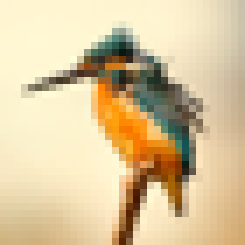
#> input picture data/images/kingfisher_resized.png, 35 x 35 px, found by its file name (shown 7 times larger)
$ jupyter execute sandbox_conv.ipynb
#> lines starting #> are read from the running program, lines starting #| are printed output that depends on the picture
# Conv & Orientation Filters

[cell 1]
import itertools, cv2
import numpy as np
import matplotlib.pyplot as plt
import PIL.Image, math

---

### FILTERS

[cell 2]
def grad_filter(deg, samples, min=-1, max=1):
    gradient = np.linspace(min, max, samples)
    X, Y = np.meshgrid(gradient, gradient)

    rad = np.deg2rad(deg)

    grad = np.cos(rad) * X + np.sin(rad) * Y
    return grad

[cell 3]
def sobel_filter(switch=False):
    sobel = np.array([[-1, 0, 1],
                      [-2, 0, 2],
                      [-1, 0, 1]])

    if switch == True: sobel = sobel.T

    return sobel

[cell 4]
def gabor_filter(sigma_x, sigma_y, deg, samples=20, k=2, min=-5, max=5):
    gradient = np.linspace(min, max, samples)
    X, Y = np.meshgrid(gradient, gradient)

    rad = np.deg2rad(deg)
    X = X * np.cos(rad) - Y * np.sin(rad)
    Y = X * np.sin(rad) + Y * np.cos(rad)

    C = 1 / (2 * math.pi * sigma_x * sigma_y)
    z = C * np.exp(-(X**2) / (2 * sigma_x**2) - (Y**2) / (2 * sigma_y**2))
    gabor = np.cos(X * k) * z
    return gabor

[cell 5]
def convolve(image, kernel):
    h, w = image.shape
    step = kernel.shape[0]
    pad_img = np.pad(image, pad_width=step//2, mode='edge')
    features = np.array([[np.sum(pad_img[j:j+step, i:i+step] * kernel) for i in range(w)] for j in range(h)])
    return features

[cell 6]
n = 72
row = 8
col = int(n/row)
step = int(360/n)

sigma_x = 1
sigma_y = 2

plt.figure(figsize=(18,16))
for i in range(n):
    # kernel = grad_filter(i*step, 5)
    kernel = gabor_filter(sigma_x, sigma_y, i*step)
    plt.subplot(row,col,i+1)
    plt.imshow(kernel, cmap='gray')
    plt.title('Angle: ' + str(i*step))
    plt.axis('off')

plt.tight_layout()
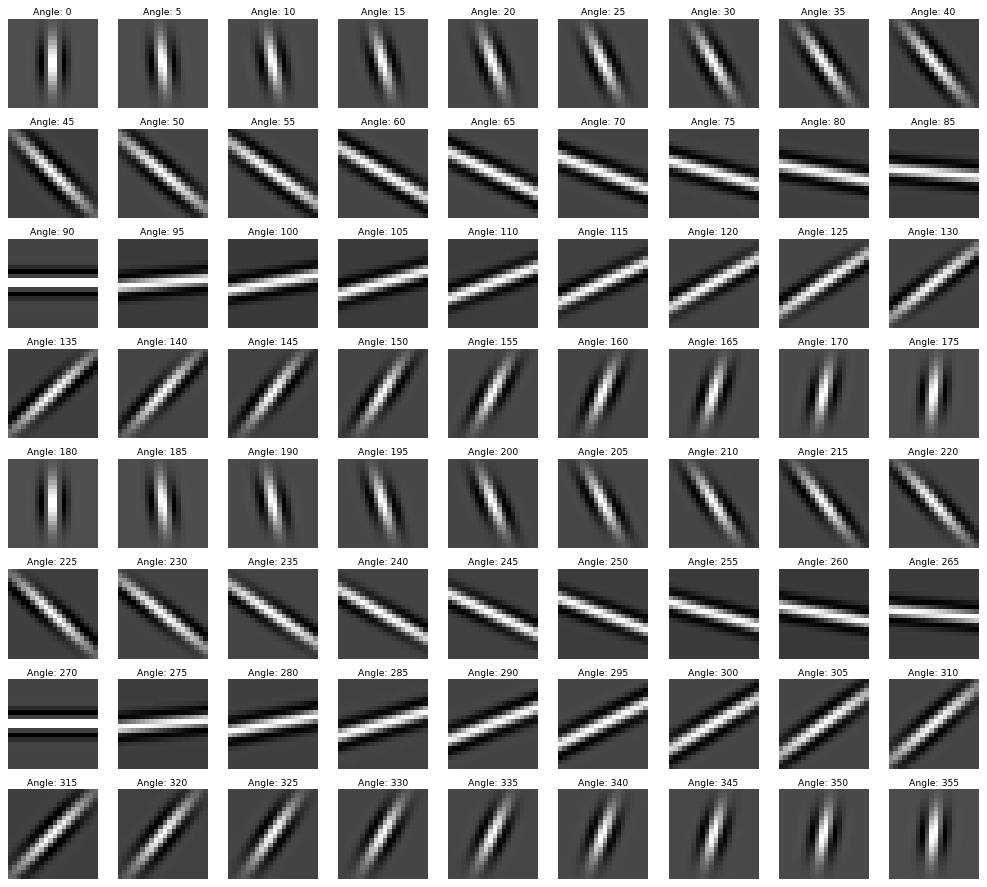
#> figure drawn by matplotlib, 72 panels

---

### ACTIVATIONS

[cell 7]
FILENAME = "../data/images/kingfisher_resized.png"

[cell 8]
img = PIL.Image.open(FILENAME)
#> img is the input picture: PIL image 35x35 RGB; mean R, G, B 217.8, 197.2, 156.3
img = np.array(img, dtype=float) / np.max(img)
#> img: shape (35, 35, 3) float64
L = np.sum(img, axis=2)/3 # Collapse channels = B&W
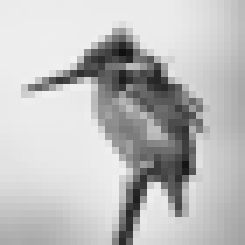
#> L: shape (35, 35) float64 (shown 7 times larger); min 0.0654, max 0.949, mean 0.747

[cell 9]
plt.figure(figsize=(10,20))
plt.subplot(1,2,1)
plt.imshow(img)
plt.subplot(1,2,2)
plt.imshow(L, 'gray')
print(L.shape)
#| (35, 35)
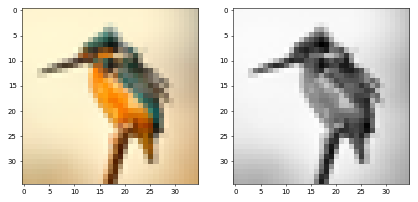
#> figure drawn by matplotlib, 2 panels

[cell 10]
angle = 0
kernel = grad_filter(angle, 3)
# kernel = convolve(L, sobel_filter())
# kernel = gabor_filter(sigma_x, sigma_y, angle)

# features = convolve(L, kernel)

[cell 11]
features_x = convolve(L, grad_filter(0, 3))
#> in convolve, `pad_img = np.pad(image, pad_width=step//2, mode='edge')`:
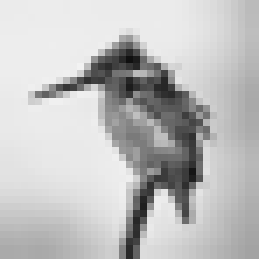
#> pad_img: shape (37, 37) float64 (shown 7 times larger); min 0.0654, max 0.949, mean 0.752
features_y = convolve(L, grad_filter(90, 3))
#> in convolve (call 2), `features = np.array([[np.sum(pad_img[j:j+step, i:i+step] * kernel) for..`:
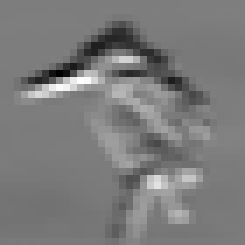
#> features: shape (35, 35) float64 (shown 7 times larger); min -2, max 2.07, mean -0.0329; drawn with min black and max white

mag = np.sqrt(features_x ** 2 + features_y ** 2)
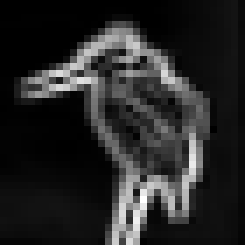
#> mag: shape (35, 35) float64 (shown 7 times larger); min 3.33e-16, max 2.38, mean 0.366; drawn with min black and max white
dir = np.arctan2(features_y, features_x)
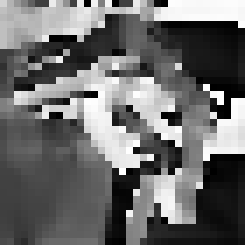
#> dir: shape (35, 35) float64 (shown 7 times larger); min -3.14, max 3.12, mean -0.502; drawn with min black and max white
features = mag * dir
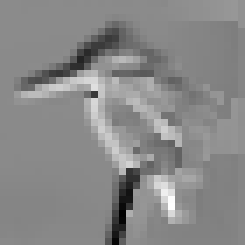
#> features: shape (35, 35) float64 (shown 7 times larger); min -6.13, max 5.12, mean -0.0999; drawn with min black and max white

[cell 12]
plt.figure(figsize=(10,20))
plt.subplot(1,2,1)
plt.imshow(kernel, 'gray')
plt.title('Kernel')
plt.subplot(1,2,2)
plt.imshow(features, 'gray')
plt.title('Activation Map')
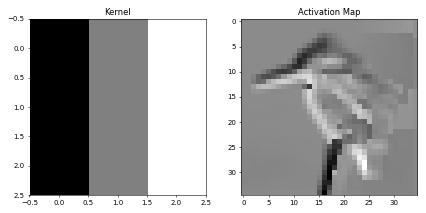
#> figure drawn by matplotlib, 2 panels

---

### GRAPH

[cell 13]
n_row, n_col = img.shape[0], img.shape[1]
#> n_row = 35; n_col = 35
P = n_row * n_col
#> P = 1225

r = 5 # Search/boundary radius

sigmaI = 0.1 # Intensity gaussian scale
sigmaX = 4.0 # Spatial gaussian scale
sigmaTheta = 1.0 # Orientation gaussian scale

# Build list of pixel relationships
tmp = itertools.product(range(n_row), range(n_col)) # All possible pairs of column and row indicies [0,0] ... [35,35]
combi_all = itertools.combinations(tmp, 2) # Take the indices and build a combination of pairs for comparing two locations against each other [(0,0), (0,1)] ... [(34,34), (34,34)])
combi = [x for x in combi_all if np.sqrt((x[0][0] - x[1][0])**2 + (x[0][1] - x[1][1])**2) < r] # Calculate the euclidian distance for each two-pair(x) and if the distance is below radius (r), add x to the list combi.

edgelist_w = [] # Malloc
for x1, x2 in combi:
    n1 = int(x1[0] * n_col + x1[1]) # Compute the flattened position on the grid for x1
    n2 = int(x2[0] * n_col + x2[1]) # Compute the flattened position on the grid for x2

    intensity_sim = np.exp(-np.sum((img[x1[0],x1[1]] - img[x2[0],x2[1]])**2) / (sigmaI**2))
    spatial_sim = np.exp(-((x1[0]-x2[0])**2 + (x1[1]-x2[1])**2) / (sigmaX**2))
    orientation_sim = np.exp(-np.sum((features[x1[0],x1[1]] - features[x2[0],x2[1]])**2) / (sigmaTheta**2))

    # simval = intensity_sim * spatial_sim * orientation_sim
    simval = intensity_sim * spatial_sim

    edgelist_w.append((n1, n2, simval))
#> this loop made 37010 passes
#> (intensity_sim, simval) on passes 1 to 3: (0.998, 0.938), (0.997, 0.776), (0.998, 0.569)
#> after the loop, edgelist_w = 37010 items

W = np.zeros([P, P])
for x in edgelist_w:
    W[x[0],x[1]] = x[2]
    W[x[1],x[0]] = x[2]
#> this loop made 37010 passes
#> x on passes 1 to 3: (0, 1, 0.938), (0, 2, 0.776), (0, 3, 0.569)
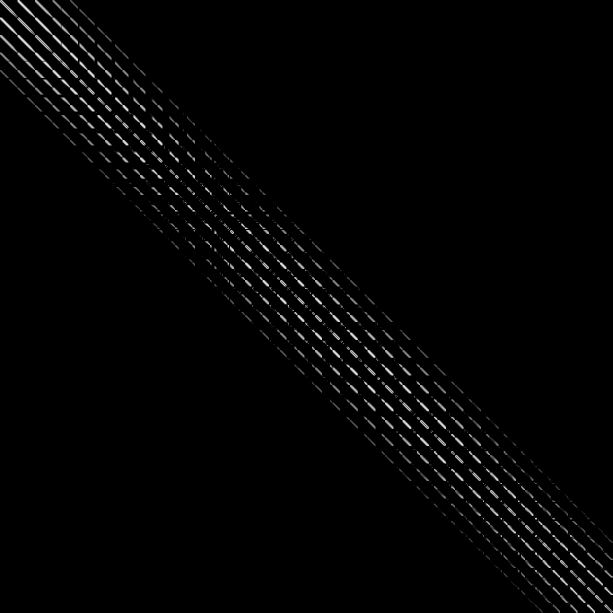
#> W: shape (1225, 1225) float64 (shown at 1/2 size); min 0, max 0.939, mean 0.0142
